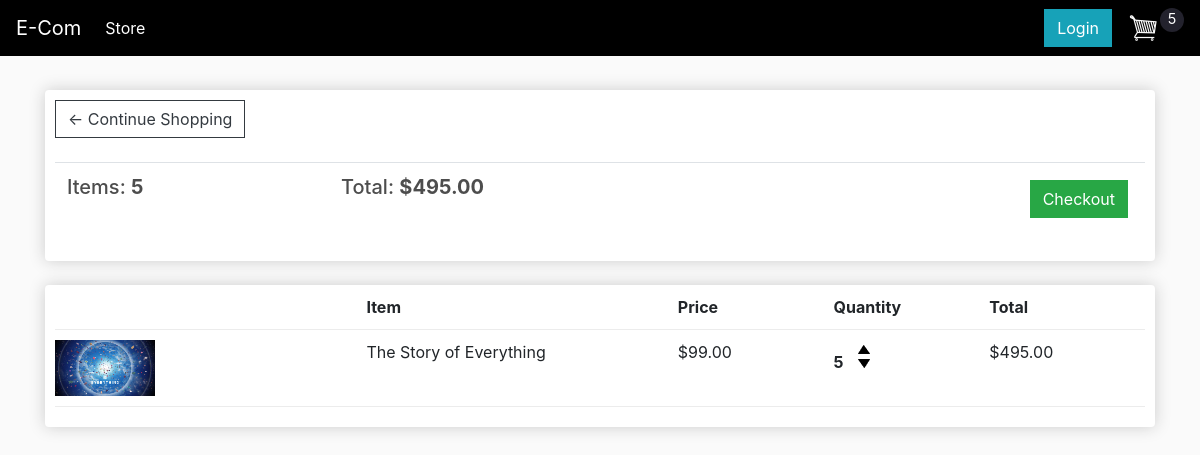
The page /cart/ (signed in) on the database as committed earlier.
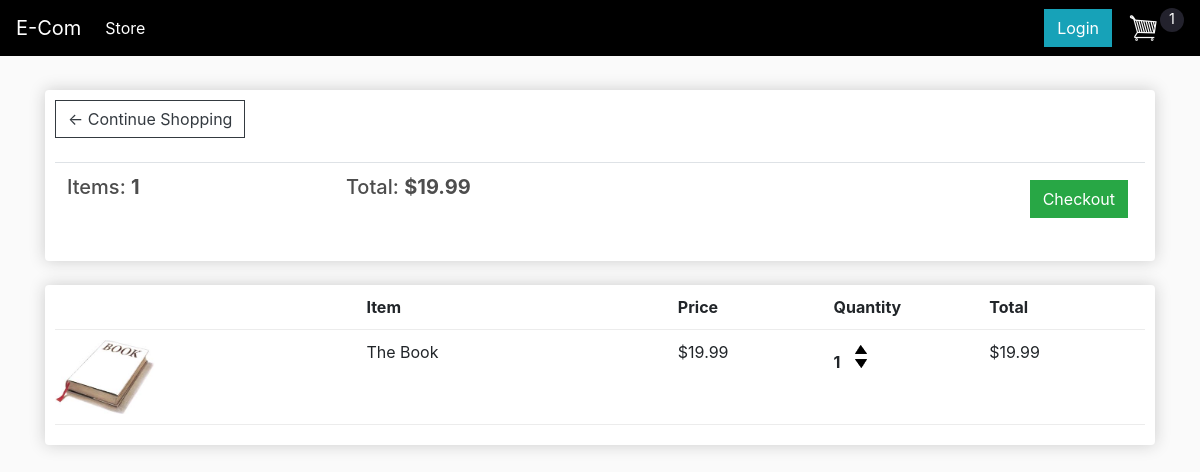
The same page on the database as committed later.
### store/models.py (models this page shows, shortened)
class Order(models.Model):
    customer = models.ForeignKey(
        Customer, on_delete=models.SET_NULL, null=True, blank=True)
    date_ordered = models.DateTimeField(auto_now_add=True)
    complete = models.BooleanField(default=False, null=True, blank=True)
    transaction_id = models.CharField(max_length=240, blank=True)
    @property
    def get_cart_total(self):
        orderitems = self.orderitem_set.all()
        total = sum([item.get_total for item in orderitems])
        return total
    @property
    def get_cart_quantity(self):
        orderitems = self.orderitem_set.all()
        total = sum([item.quantity for item in orderitems])
        return total

class OrderItem(models.Model):
    product = models.ForeignKey(
        Product, on_delete=models.SET_NULL, null=True, blank=True)
    order = models.ForeignKey(
        Order, on_delete=models.SET_NULL, null=True, blank=True)
    quantity = models.IntegerField(default=0, null=True, blank=True)
    date_added = models.DateTimeField(auto_now_add=True)
    @property
    def get_total(self):
        total = self.product.price * self.quantity
        return total

class Product(models.Model):
    name = models.CharField(max_length=240, blank=True)
    price = models.DecimalField(
        decimal_places=2, max_digits=12, null=True, blank=True)
    digital = models.BooleanField(default=False, null=True, blank=True)
    image = models.ImageField(null=True, blank=True)
    @property  # this is a property decorator. It allows func's to be called as attribs
    def imageURL(self):
        try:
            url = self.image.url
        except:
            url = ''
        return url

### store/views.py (the view)
# urls.py: path('cart/', views.cart, name='cart'),
def cart(request):
    data = cartData(request)
    order = data['order']
    items = data['items']
    context = {'items': items, 'order': order}
    return render(request, 'store/cart.html', context)

### store/utils.py (called while the page is built)
def cartData(request):
    if request.user.is_authenticated:
        customer = request.user.customer
        order, created = Order.objects.get_or_create(
            customer=customer, complete=False)
        items = order.orderitem_set.all()
    else:
        cookie_data = cookieCart(request)
        order = cookie_data['order']
        items = cookie_data['items']
    return {'order': order, 'items': items}

### store/templates/store/cart.html
{% extends 'store/main.html' %}
{% load static %}
{% block content %}
    <div class="row">
        <div class="col-lg-12">
            <div class="box-element">
                <a class="btn btn-outline-dark" href="{% url 'store' %}">&#x2190; Continue Shopping</a>
                <br><br>
                <table class="table">
		            <tr>
                        <th><h5>Items: <strong>{{order.get_cart_quantity}}</strong></h5></th>
                        <th><h5>Total: <strong>${{order.get_cart_total}}</strong></h5></th>
                        <th>
                            <a style="float:right; margin:5px;" class="btn btn-success" href="{% url 'checkout' %}">Checkout</a>
                        </th>
                    </tr>
	            </table>
            </div>
            <br>
            <div class="box-element">
                <div class="cart-row">
                    <div style="flex:2"></div>
                    <div style="flex:2"><strong>Item</strong></div>
                    <div style="flex:1"><strong>Price</strong></div>
                    <div style="flex:1"><strong>Quantity</strong></div>
                    <div style="flex:1"><strong>Total</strong></div>
                </div>
            {% for item in items %}
                <div class="cart-row">
                    <div style="flex:2"><img class="row-image" src="{{item.product.imageURL}}"></div>
                    <div style="flex:2">{{item.product.name}}</div>
                    <div style="flex:1">${{item.product.price}}</div>
                    <div style="flex:1">
                        <p class="quantity">{{item.quantity}}</p>
                        <div class="quantity">
                            <img data-product={{item.product.id}} data-action='add'
                            class="chg-quantity update-cart" src="{% static 'images/arrow-up.png' %}">
                            <img data-product={{item.product.id}} data-action='remove'
                            class="chg-quantity update-cart" src="{% static 'images/arrow-down.png' %}">
                        </div>
                    </div>
                    <div style="flex:1">${{item.get_total}}</div>
                </div>
            {% endfor %}
            </div>
        </div>
    </div>
{% endblock  %}

### store/templates/store/main.html (shortened to what this page needs)
<!DOCTYPE html>
{% load static %}
<html lang="en">
<head>
    <link rel="stylesheet" href="https://stackpath.bootstrapcdn.com/bootstrap/4.5.0/css/bootstrap.min.css">
    <link rel="stylesheet" type="text/css" href="{% static 'css/main.css' %}" />
</head>
<header>
    <nav class="navbar navbar-expand-lg navbar-dark bg-dark">
        <a class="navbar-brand" href="{% url 'store' %}">E-Com</a>
        <div class="collapse navbar-collapse" id="navbarSupportedContent">
            <ul class="navbar-nav mr-auto">
                <li class="nav-item active">
                    <a class="nav-link" href="{% url 'store' %}">Store<span class="sr-only">(current)</span></a>
                </li>
            </ul>
            <div class="form-inline my-2 my-lg-0">
                <a href="#"class="btn btn-info">Login</a>
	     	    <a href="{% url 'cart' %}">
	    		    <img id="cart-icon" src="{% static 'images/cart.png' %}">
	    	    </a>
	    	    <p id="cart-total">{{order.get_cart_quantity}}</p>
            </div>
        </div>
    </nav>
</header>
<body>
    <div class='container'>
      <br>
        {% block content %}
        {% endblock  %}
    </div>
</body>
</html>

Rows that differ between the two databases and show on the page:
removed Order: get_cart_quantity "5", get_cart_total "495.00"
removed OrderItem: product.imageURL (picture), product.name "The Story of Everything", product.price "99.00", quantity "5", get_total "495.00"
added Order: get_cart_quantity "1", get_cart_total "19.99"
added OrderItem: product.imageURL (picture), product.name "The Book", product.price "19.99", quantity "1", get_total "19.99"
